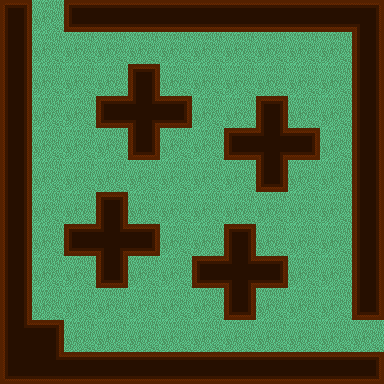

A 2D game scene composited from a Tiled map and its tileset images. What follows is a short description and the map's XML, with each tile layer's data collapsed to a summary:
An orthogonal 12x12 tile map with 32x32 px tiles, 2 tile layers (moquette, Calque de Tile 1), 1 hidden layer not drawn, 3 tilesets, 1 image layer and 1 object (PlayerEntity).

<map version="1.0" orientation="orthogonal" width="12" height="12" tilewidth="32" tileheight="32">
 <tileset firstgid="1" name="min" tilewidth="32" tileheight="32">
  <image source="../tilesets/walls.png" width="256" height="192" />
 </tileset>
 <tileset firstgid="49" name="meta" tilewidth="32" tileheight="32">
  <image source="../tilesets/metaset2.png" width="128" height="96" />
  <tile id="0">
   <properties>
    <property name="type" value="wall" />
   </properties>
  </tile>
  <tile id="1">
   <properties>
    <property name="type" value="box" />
   </properties>
  </tile>
  <tile id="3">
   <properties>
    <property name="type" value="trap" />
   </properties>
  </tile>
 </tileset>
 <tileset firstgid="61" name="moquette" tilewidth="32" tileheight="32">
  <image source="../tilesets/moquette.png" width="96" height="192" />
 </tileset>
  <imagelayer name="Background" width="16" height="16">
  <image source="../images/background.png" />
 </imagelayer>
 <layer name="moquette" width="12" height="12">
  <data>[144 cells, 144 non-empty, 1 distinct tile ids]</data>
 </layer>
 <layer name="Calque de Tile 1" width="12" height="12">
  <data>[144 cells, 143 non-empty, 13 distinct tile ids]</data>
 </layer>
 <layer name="meta" width="12" height="12" visible="0">
  <data>[144 cells, 75 non-empty, 3 distinct tile ids]</data>
 </layer>
 <objectgroup color="#68bd17" name="Player" width="12" height="12">
  <object name="PlayerEntity" x="32" y="0" width="32" height="32">
   <properties>
    <property name="image" value="character" />
    <property name="spriteheight" value="32" />
    <property name="spritewidth" value="32" />
   </properties>
  </object>
 </objectgroup>
</map>
